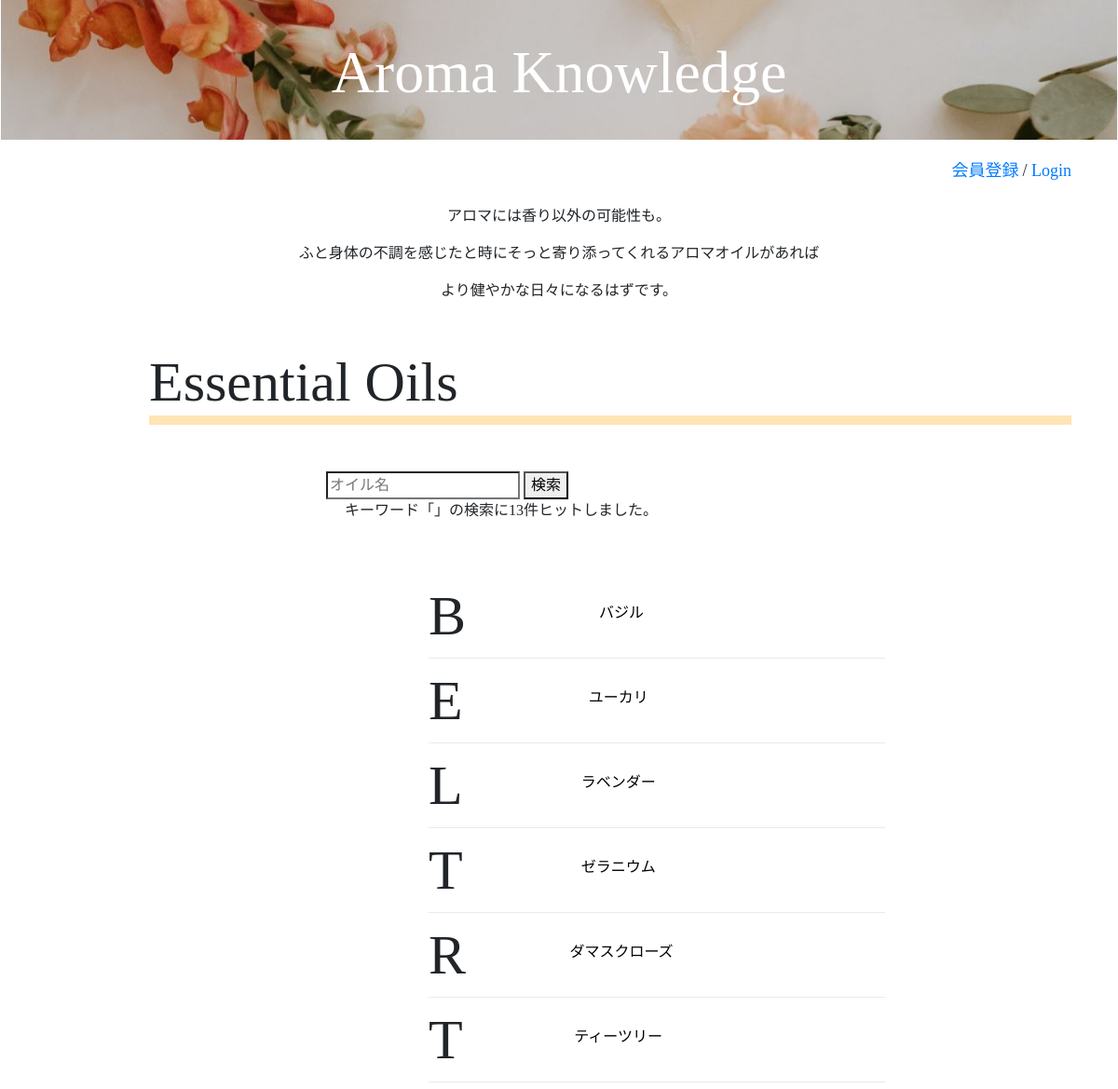
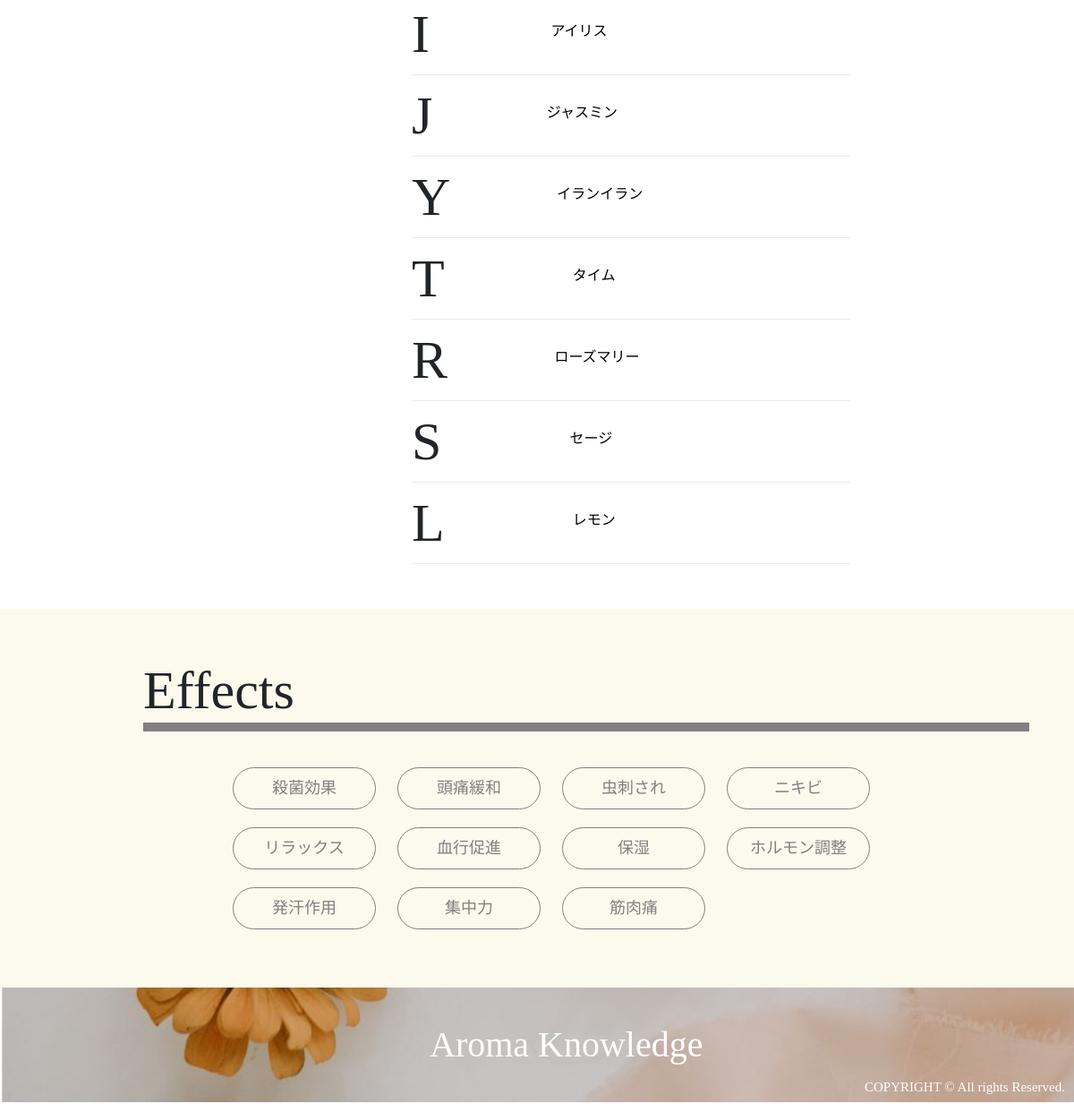
The page /search_oils.php on the database its author committed (2 pictures, top to bottom).
### tables this page shows
CREATE TABLE `essential_oils` (
  `id` int(11) NOT NULL AUTO_INCREMENT,
  `name` varchar(255) NOT NULL,
  `scientific_name` varchar(255) NOT NULL,
  `plant_name` varchar(255) NOT NULL,
  `extraction` varchar(255) NOT NULL,
  `aroma` varchar(255) NOT NULL,
  `caution` varchar(255) NOT NULL,
  `english_name` varchar(255) NOT NULL,
  `user_id` int(11) NOT NULL,
  `image` varchar(255) NOT NULL,
  `created_at` timestamp NOT NULL DEFAULT CURRENT_TIMESTAMP,
  PRIMARY KEY (`id`),
  UNIQUE KEY `name` (`name`),
  KEY `user_id` (`user_id`),
  CONSTRAINT `essential_oils_ibfk_1` FOREIGN KEY (`user_id`) REFERENCES `users` (`id`) ON DELETE CASCADE ON UPDATE CASCADE
);

CREATE TABLE `effects` (
  `id` int(11) NOT NULL AUTO_INCREMENT,
  `effect` varchar(255) NOT NULL,
  `content` varchar(255) NOT NULL,
  `caution` varchar(255) NOT NULL,
  `user_id` int(11) NOT NULL,
  `created_at` timestamp NOT NULL DEFAULT CURRENT_TIMESTAMP,
  PRIMARY KEY (`id`),
  UNIQUE KEY `effect` (`effect`),
  KEY `user_id` (`user_id`),
  CONSTRAINT `effects_ibfk_1` FOREIGN KEY (`user_id`) REFERENCES `users` (`id`) ON DELETE CASCADE ON UPDATE CASCADE
);

### DAOs/OilDAO.php (called while the page is built, shortened)
<?php
    class OilDAO extends DAO{
        public static function search($keyword){
             try{
                $pdo = self::get_connection();
                $stmt = $pdo->prepare('SELECT * FROM essential_oils WHERE name LIKE :name');
                $stmt->bindValue(':name', '%' . $keyword . '%', PDO::PARAM_STR);
                $stmt->execute();
                $stmt->setFetchMode(PDO::FETCH_CLASS|PDO::FETCH_PROPS_LATE, 'Oil');
                $oils = $stmt->fetchAll();
            }catch(PDOException $e){
            }finally{
                self::close_connection($pdo, $stmt);
            }
            return $oils;
        }
    }

### DAOs/EffectDAO.php (called while the page is built, shortened)
<?php
    class EffectDAO extends DAO{
        public static function get_all_effects(){
            try{
                $pdo = self::get_connection();
                $stmt = $pdo->query('SELECT * FROM effects');
                $stmt->setFetchMode(PDO::FETCH_CLASS|PDO::FETCH_PROPS_LATE, 'Effect');
                $effects = $stmt->fetchAll();
            }catch(PDOException $e){
                }finally{
                    self::close_connection($pdo, $stmt);
                }
                return $effects;
        }
    }

### views/index_view.php (the view, shortened to what this page needs)
<!DOCTYPE html>
<html lang="ja">
    <head>
        <link rel="stylesheet" href="https://stackpath.bootstrapcdn.com/bootstrap/4.3.1/css/bootstrap.min.css">
        <link rel="stylesheet" href="css/style.css">
        <link rel="stylesheet" href="css/style2.css">
    </head>
    <body>
        <div class="header" style="background-image:url(images/top1.jpg)">
            <h1><a href="index.php">Aroma Knowledge</h1></a>
        </div>
        <div class="main">
            <span><a href="user_register.php">会員登録</a></span>
            <span> / </span>
            <span><a href="login.php">Login</a></span>
        </div>
        <div class="toptext">
            <p>アロマには香り以外の可能性も。</p>
            <p>ふと身体の不調を感じたと時にそっと寄り添ってくれるアロマオイルがあれば</p>
            <p>より健やかな日々になるはずです。</p>
        </div>
        <div class="essential_oils">
            <h2 class="title">Essential Oils</h2>
            <form class="SearchOil" action="search_oils.php">
                <input type="search" name="keyword" placeholder="オイル名">
                <button type="submit">検索</button>
                <?php if($flash_message_ForOil !== null): ?>
                <br>
                <p2><?= $flash_message_ForOil ?></p2>
                <?php endif; ?>
            </form>
            <div class="EoilContent2">
                <?php $pre_letter = ''; ?>
                <?php $count = 1; ?>
                <?php foreach($oils as $oil): ?>
                    <?php $letter = strtoupper(substr($oil->english_name, 0,1)); ?>
                    <?php if($letter !== $pre_letter): ?>
                        <?php if($count !== 1): ?>
                        </div>
                    </div>
                            <?php $count = 1; ?>
                        <?php endif; ?>
                    <div class="oil">
                        <p1><?= $letter ?></p1>
                        <div class="oil_elements">
                    <?php endif; ?>
                    <?php $pre_letter = $letter; ?>
                    <?php $count++; ?>
                    <div class="oilset">
                        <a href="oil_detail.php?id=<?= $oil->id ?>"><img src="<?= 'upload/' . $oil->image?>"  class="OilPic" alt="Oil"></a>
                        <a href="oil_detail.php?id=<?= $oil->id ?>" class="OilName"><?= $oil->name ?></a>
                    </div>
                <?php endforeach; ?>
                </div>
            </div>
        </div>
        </div>
        <div class="wrapper">
            <div class="effects">
                <h2 class="title">Effects</h2>
                <div class="EffectContent">
                    <?php foreach($effects as $effect): ?>
                        <a href="effect_detail.php?id=<?= $effect->id ?>" class="EffectBtn"><?= $effect->effect ?></a>
                    <?php endforeach; ?>
                </div>
            </div>
        </div>
        <div class="footer" style="background-image:url(images/footer.jpg)">
            <h1 class="logo">Aroma Knowledge</h1>
            <p class="copylight">COPYRIGHT © All rights Reserved.</p>
        </div>
    </body>
</html>

### css/style.css (style rules this page uses)
body { font-family: 'Times New Roman', '游ゴシック', 'Meiryo UI'; }
.header { text-align: center; background: url(images/top1.jpg); background-size: cover; width: 100%; }
.header h1 { color: white; font-family: Times New Roman; margin: auto; }
.header a { text-decoration: none; color: white; }
form { margin: 50px; }
.EffectBtn { width: 160px; margin: 10px; display: inline-block; padding: 0.5em 1em; text-decoration: none; border: solid 1px gray; border-radius: 25px; transition: .4s; }
@media screen and (min-width :769px) { .header { height: 150px; } }
@media screen and (min-width :769px) { .header h1 { padding: 40px; font-size: 4.0rem; } }
@media screen and (min-width :769px) { .main { height: 50px; margin: 20px 50px; float: right; } }
@media screen and (min-width :769px) { .main span { font-size: 18px; } }
@media screen and (min-width :769px) { .toptext { margin-left: auto; margin-right: auto; width: 700px; padding-top: 20px; } }
@media screen and (min-width :769px) { .toptext p { text-align: center; font-family: "游ゴシック"; } }
@media screen and (min-width :769px) { .essential_oils, .effects, .other, .relations, .SearchOil { margin: 50px 50px; clear: right; } }
@media screen and (min-width :769px) { .title { margin-left: 10%; font-size: 60px; border-bottom: solid 10px moccasin; } }
@media screen and (min-width :769px) { .SearchOil { height: 60px; margin-left: 300px; } }
@media screen and (min-width :769px) { .SearchOil p2 { margin-left: 20px; } }
@media screen and (min-width :769px) { .EoilContent, .EoilContent2 { margin-left: 200px; margin-right: 200px; margin-bottom: 25px; } }
@media screen and (min-width :769px) { .oil { display: flex; margin-left: 30%; border-bottom: solid 1px #cccccc6b; } }
@media screen and (min-width :769px) { .oil p1 { text-align: center; font-size: 60px; clear: left; } }
@media screen and (min-width :769px) { .OilName { text-decoration: none; color: black; text-align: center; display: block; margin-left: 47px; width: 200px; position: absolute; z-index: 1; margin-top: -60px; } }
@media screen and (min-width :769px) { .wrapper { background: #ece08829; padding-top: 5px; padding-bottom: 5px; } }
@media screen and (min-width :769px) { .effects .title { border-bottom: solid 10px gray; } }
@media screen and (min-width :769px) { .EffectContent { margin-left: 200px; margin-top: 30px; } }
@media screen and (min-width :769px) { .EffectContent a { color: gray; text-align: center; font-size: 18px; text-decoration: none; } }
@media screen and (min-width :769px) { .footer { background: url(images/footer.jpg); background-size: cover; bottom: 0; width: 100%; } }
@media screen and (min-width :769px) { .logo { display: inline-block; margin-left: 40%; margin-top: 40px; color: white; margin-bottom: 40px; } }
@media screen and (min-width :769px) { .copylight { display: inline-block; font-size: 15px; float: right; bottom: 0; margin-right: 10px; margin-top: 100px; color: white; } }

### css/style2.css (style rules this page uses)
body { font-family: 'Times New Roman', '游ゴシック', 'Meiryo UI'; }
.oil_elements { display: flex; flex-flow: wrap; margin-left: 20px; }
.oilset { width: 50%; }

### rows shown on the page
essential_oils: english_name "B", name "バジル"
essential_oils: english_name "E", name "ユーカリ"
essential_oils: english_name "L", name "ラベンダー"
essential_oils: english_name "T", name "ゼラニウム"
essential_oils: english_name "R", name "ダマスクローズ"
essential_oils: english_name "T", name "ティーツリー"
essential_oils: english_name "I", name "アイリス"
essential_oils: english_name "J", name "ジャスミン"
essential_oils: english_name "Y", name "イランイラン"
essential_oils: english_name "T", name "タイム"
essential_oils: english_name "R", name "ローズマリー"
essential_oils: english_name "S", name "セージ"
essential_oils: english_name "L", name "レモン"
effects: effect "殺菌効果"
effects: effect "頭痛緩和"
effects: effect "虫刺され"
effects: effect "ニキビ"
effects: effect "リラックス"
effects: effect "血行促進"
effects: effect "保湿"
effects: effect "ホルモン調整"
effects: effect "発汗作用"
effects: effect "集中力"
effects: effect "筋肉痛"

### other values the page prints
$flash_message_ForOil "キーワード「」の検索に13件ヒットしました。"
